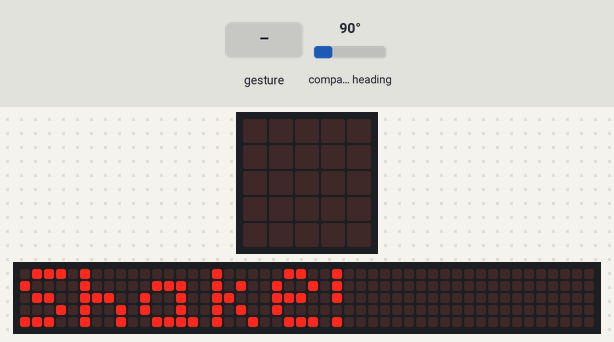
Recording of a program running on a simulated BBC micro:bit running MicroPython. Shown: the board's 5×5 LED display, a strip that is not on the board, showing the scrolling text unrolled. Inputs (shaded band) come from the test bench; at power-on: compass heading 90°. A tilt is held for 1.5 s and a shake lasts 1 s, then the board lies face up again; the 48×5 strip is a reading aid, not a part: it shows the text the display is scrolling, unrolled, one strip-width of it at a time; the compass is already calibrated.

Above: at 4.7 s.
5.1 s: gesture 'shake'
At 6.1 s:
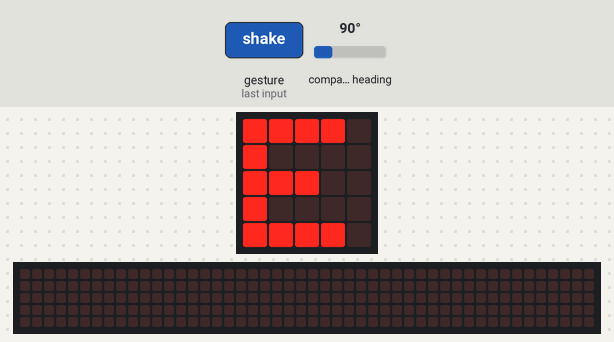
6.9 s: compass heading set to 47°
8.4 s: compass heading set to 41°
At 9.6 s:
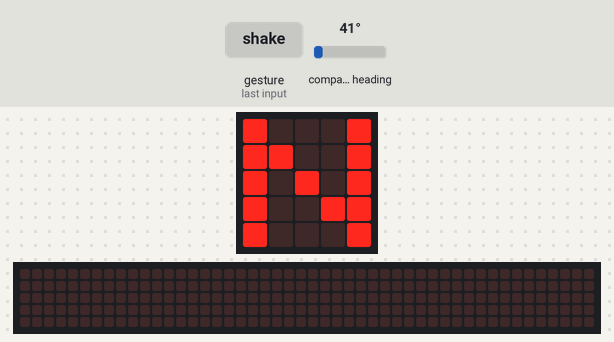
9.9 s: compass heading set to 180°
At 10.9 s:
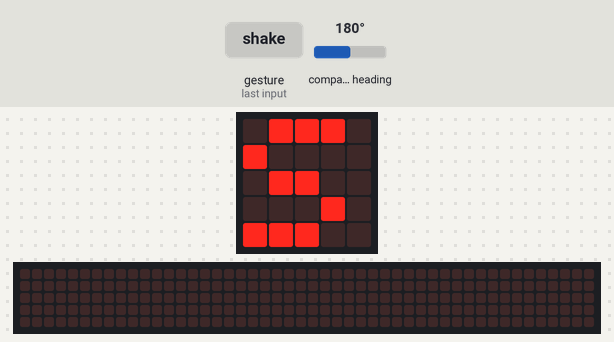
11.4 s: compass heading set to 218°
12.9 s: compass heading set to 229°
At 13.3 s:
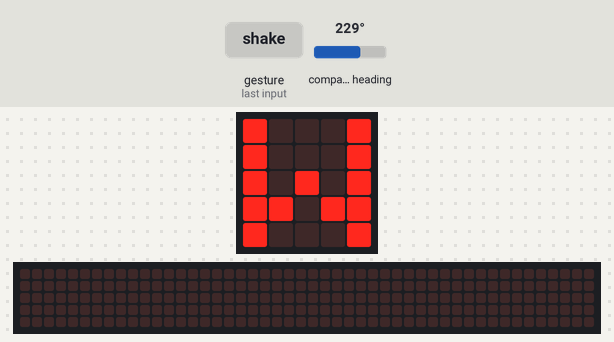
Timing chart, 0 to 15.4 s (numbered marks = the images above; inputs shaded):
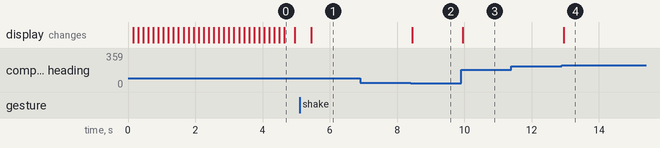

The program:

compass.py
```python
from microbit import compass, display, accelerometer
from microbit import sleep

display.scroll("Shake!")
while not accelerometer.was_gesture('shake'):
    sleep(100)

compass.calibrate()

while True:
    h = compass.heading()  # 0–360°
    if h < 45 or h >= 315:
        display.show("N")
    elif h < 135:
        display.show("E")
    elif h < 225:
        display.show("S")
    else:
        display.show("W")
    sleep(300)
```

Measured:
- the behaviour switches between 45 and 44° on compass heading (found by bisection; images 1 and 2)
- the behaviour switches between 224 and 225° on compass heading (found by bisection; images 3 and 4)
- after the input at 5.1 s, the display: changes after 0.35 s (image 1)
- after the input at 6.9 s, every drawn part: stays the same
- after the input at 8.4 s, the display: changes after 0.06 s (image 2)
- after the input at 9.9 s, the display: changes after 0.06 s (image 3)
- after the input at 11.4 s, every drawn part: stays the same
- after the input at 12.9 s, the display: changes after 0.06 s (image 4)
